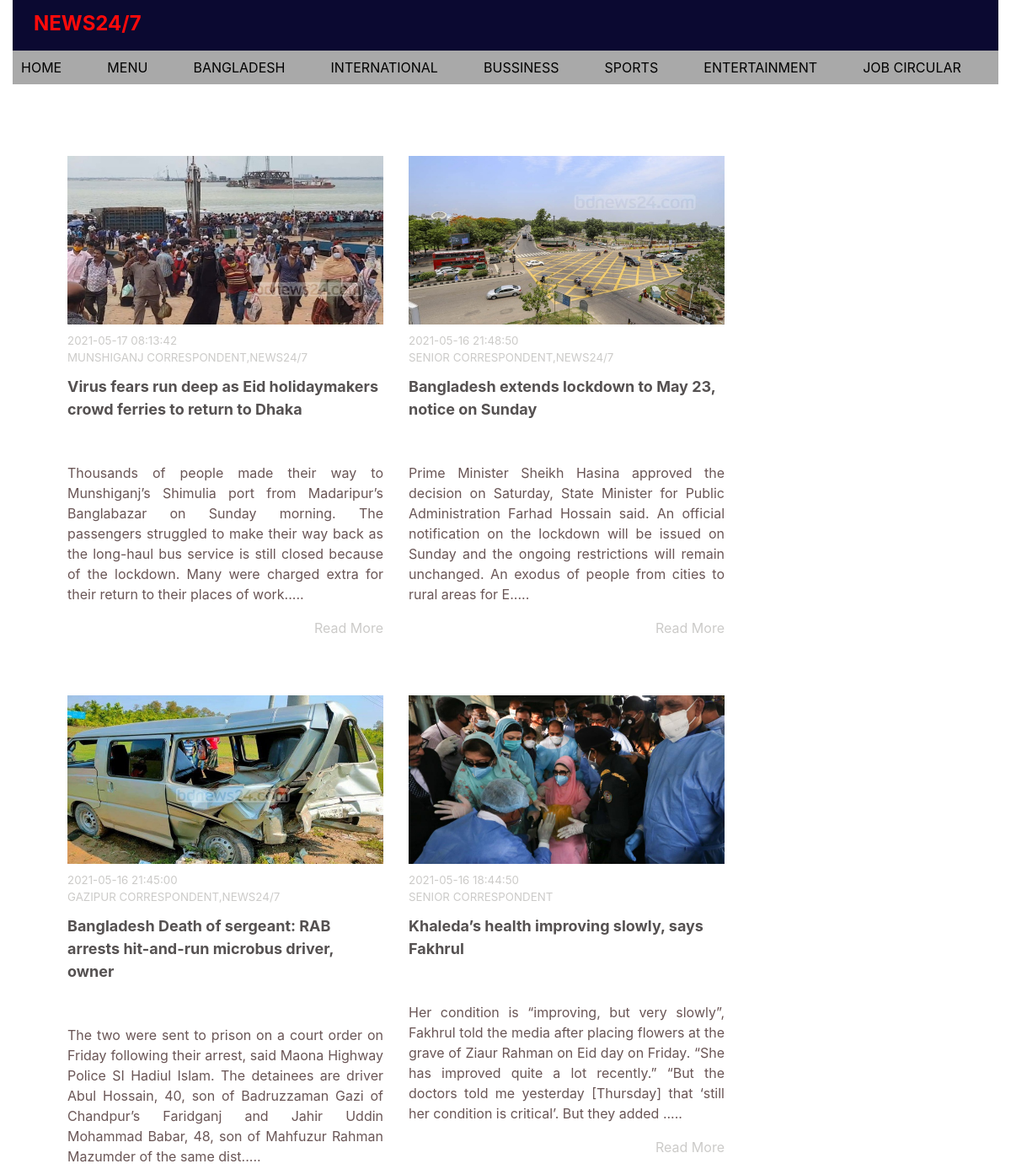
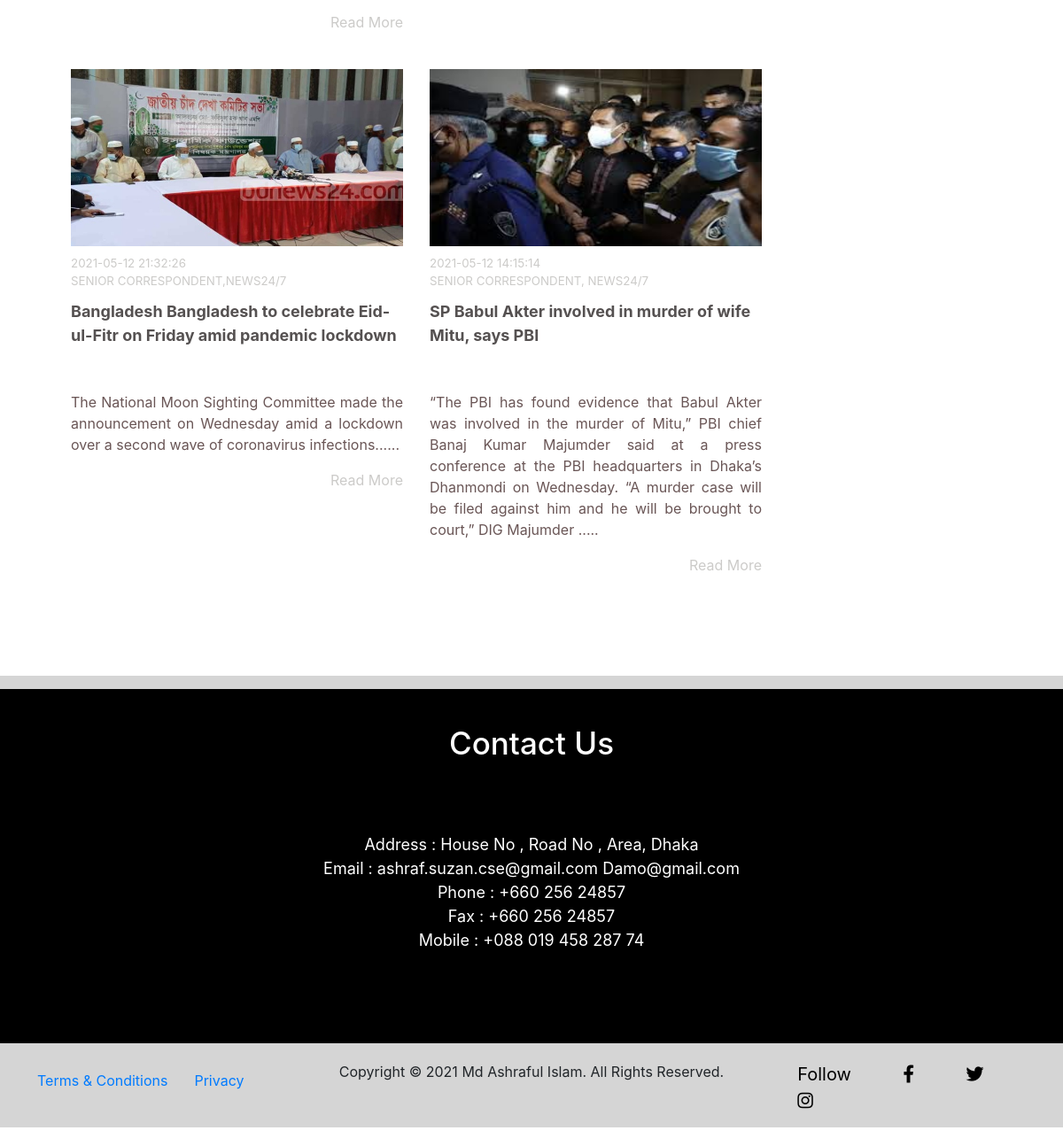
/news/bdnews.php, run on the app's committed database (2 pictures, top to bottom).
### tables this page shows
CREATE TABLE `newstable` (
  `id` int(11) NOT NULL,
  `title` text NOT NULL,
  `author` varchar(255) DEFAULT NULL,
  `category` int(1) NOT NULL,
  `tag` int(1) NOT NULL,
  `news` text NOT NULL,
  `image` text NOT NULL,
  `status` int(1) NOT NULL COMMENT '0=hide \r\n1=show',
  `publish_date` datetime NOT NULL
);

### news/bdnews.php (the view, shortened to what this page needs)
<?php include"inc/header.php"; ?>
<section id="third-part">
	<div class="news-container">
		<div class="area-content">
	<?php
        $sql= "SELECT id,image,title,author,publish_date,news FROM newstable WHERE status = 1 AND category = 1 ORDER BY id DESC";
        $allNews= mysqli_query($db,$sql);
        while ($row = mysqli_fetch_assoc($allNews)) {
        	  $id            =$row['id'];
              $image         =$row['image'];
              $title         =$row['title'];
              $author        =$row['author'];
              $news          =$row['news'];
              $publish_date  =$row['publish_date'];
?>
 	<div class="news-content">
				<div class="pic"><img src="images/picfnews/<?php echo $image; ?>"></div>
			<div class="news-desc"><p><?php echo $publish_date; ?> <br><?php echo $author; ?></p></div>
				<div class="title"><p><?php echo $title; ?></p></div>
			<div class="news"><p><?php  echo substr($news, 0, 300) . "....." ; ?></p>
			</div>
			<div class="more">
            <a href="fullviewnews.php?id=<?php echo $id; ?>">Read More</a>
           </div>
		</div>
<?php
}
?>
</div>
</section>
<?php include"inc/footer.php"; ?>

### news/css/style.css (style rules this page uses)
body { margin-top: 0px; margin-left: 0px; margin-right: 0px; margin-bottom: 0px; }
.news { width: 100%; overflow: hidden; margin-top: 5px; font-size: 16px; color: #6a5656; padding: 10px; box-sizing: border-box; text-align: justify; display: inline; }

### news/css/catstyle.css (style rules this page uses)
.news-container { display: block; max-width: 100%; height: 100%; margin: 20px; padding: 40px; overflow: hidden; }
.area-content { display: block; margin: 5px; border-radius: 5px; box-sizing: border-box; overflow: hidden; flex-direction: row; justify-content: space-around; }
.news-content { max-width: 375px; height: 600px; margin: 20px 15px; float: left; padding: 0px; box-sizing: border-box; overflow: hidden; }
.pic { display: block; max-width:375px; overflow: hidden; }
.pic img { width: 100%; height: 200px; margin: 0px; padding: 0px; }
.news-desc { width: 100%; height: 30px; margin: 10px 0px; text-transform: uppercase; font-size: smaller; color: #cccbc9; }
.title { width: 100%; padding: 10px 0px; font-size: 18px; font-weight: bold; font-size: large; color: #555151; text-align: left; }
.news { width: 100%; overflow: hidden; font-size: 16px; color: #6a5656; padding: 0px 5px; box-sizing: border-box; text-align: justify; }
.more { width: 100% height:20px; float: right; }
.more a { text-decoration: none; background: transparent; color: #cccbc9; }

### data on the page
newstable: image (picture), publish_date "2021-05-17 08:13:42", author "MUNSHIGANJ CORRESPONDENT,NEWS24/7", title "Virus fears run deep as Eid holidaymakers crowd ferries to return to Dhaka", news "Thousands of people made their way to Munshiganj’s Shimulia port from Madaripur’s Banglabazar on Sunday morning. The passengers struggled to make their way back as the long-haul bus service is still closed because of the lockdown. Many were charged extra for their return to their places of work"
newstable: image (picture), publish_date "2021-05-16 21:48:50", author "SENIOR CORRESPONDENT,NEWS24/7", title "Bangladesh extends lockdown to May 23, notice on Sunday", news "Prime Minister Sheikh Hasina approved the decision on Saturday, State Minister for Public Administration Farhad Hossain said. An official notification on the lockdown will be issued on Sunday and the ongoing restrictions will remain unchanged. An exodus of people from cities to rural areas for E"
newstable: image (picture), publish_date "2021-05-16 21:45:00", author "GAZIPUR CORRESPONDENT,NEWS24/7", title "Bangladesh Death of sergeant: RAB arrests hit-and-run microbus driver, owner", news "The two were sent to prison on a court order on Friday following their arrest, said Maona Highway Police SI Hadiul Islam. The detainees are driver Abul Hossain, 40, son of Badruzzaman Gazi of Chandpur’s Faridganj and Jahir Uddin Mohammad Babar, 48, son of Mahfuzur Rahman Mazumder of the same dist"
newstable: image (picture), publish_date "2021-05-16 18:44:50", author "SENIOR CORRESPONDENT", title "Khaleda’s health improving slowly, says Fakhrul", news "Her condition is “improving, but very slowly”, Fakhrul told the media after placing flowers at the grave of Ziaur Rahman on Eid day on Friday. “She has improved quite a lot recently.” “But the doctors told me yesterday [Thursday] that ‘still her condition is critical’. But they added"
newstable: image (picture), publish_date "2021-05-12 21:32:26", author "SENIOR CORRESPONDENT,NEWS24/7", title "Bangladesh Bangladesh to celebrate Eid-ul-Fitr on Friday amid pandemic lockdown", news "The National Moon Sighting Committee made the announcement on Wednesday amid a lockdown over a second wave of coronavirus infections."
newstable: image (picture), publish_date "2021-05-12 14:15:14", author "SENIOR CORRESPONDENT, NEWS24/7", title "SP Babul Akter involved in murder of wife Mitu, says PBI", news "“The PBI has found evidence that Babul Akter was involved in the murder of Mitu,” PBI chief Banaj Kumar Majumder said at a press conference at the PBI headquarters in Dhaka’s Dhanmondi on Wednesday. “A murder case will be filed against him and he will be brought to court,” DIG Majumder"
